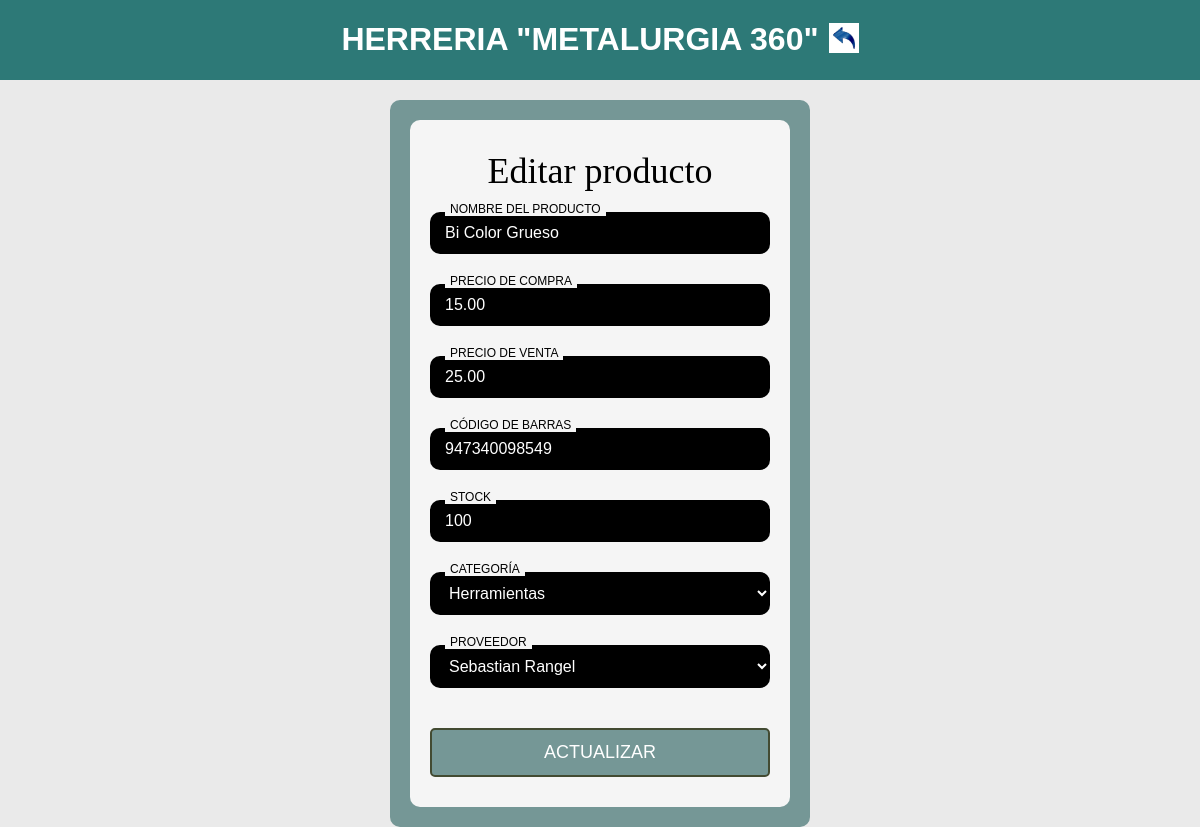
Page /EditarProducto.php?idProducto=5 (signed in) on the committed database.
### tables this page shows
CREATE TABLE `Productos` (
  `idProducto` int NOT NULL,
  `Nombre` varchar(100) NOT NULL,
  `PrecioCompra` decimal(10,2) NOT NULL,
  `PrecioVenta` decimal(10,2) NOT NULL,
  `Stock` int NOT NULL DEFAULT '0',
  `Estado` enum('Activo','Inactivo') NOT NULL DEFAULT 'Activo',
  `idCategoria` int NOT NULL,
  `idProveedor` int NOT NULL,
  `CodigoBarras` bigint DEFAULT NULL
);

CREATE TABLE `Categorias` (
  `idCategoria` int NOT NULL,
  `Nombre` varchar(100) NOT NULL
);

CREATE TABLE `Proveedores` (
  `idProveedor` int NOT NULL,
  `Nombre` varchar(100) NOT NULL
);

### EditarProducto.php (the view, shortened to what this page needs)
<?php
$host = "localhost";
$usuario = "root";
$clave = "";
$bd = "HerreriaUG";
$conexion = new mysqli($host, $usuario, $clave, $bd);
$idEmpleado = $_SESSION['id'];
$conexion->query("SET @id_empleado_sesion := $idEmpleado");
$producto = [];
if (isset($_GET['idProducto']) && is_numeric($_GET['idProducto'])) {
    $idProducto = intval($_GET['idProducto']);
    $consulta = $conexion->prepare("SELECT * FROM Productos WHERE idProducto = ?");
    $consulta->bind_param("i", $idProducto);
    $consulta->execute();
    $resultado = $consulta->get_result();
    if ($resultado->num_rows > 0) {
        $producto = $resultado->fetch_assoc();
    } else {
        echo "Producto no encontrado.";
        exit;
    }
} elseif ($_SERVER["REQUEST_METHOD"] != "POST") {
    echo "ID de producto no válido.";
    exit;
}
?>
<!DOCTYPE html>
<html lang="es">
<head>
    <link rel="stylesheet" href="EditarProducto2.css">
</head>
<body>
    <div class="titulin">
        <h1>HERRERIA "METALURGIA 360"</h1>
                                <a href="Almacen.php">
                            <img src="Imagenes2/regresar.jpg" alt="Botón Atrás" class="boton-atras">
                        </a>
    </div>
<main>
    <section class="centro">
        <div class="log">
            <div class="login">
                <form method="POST" action="EditarProducto.php">
                    <div class="titulo">
                        <h2>Editar producto</h2>
                    </div>
                    <div class="input-group">
                        <input type="text" name="Nombre" value="<?php echo htmlspecialchars($producto['Nombre']); ?>" required placeholder=" ">
                        <label for="Nombre">Nombre del Producto</label>
                    </div>
                    <div class="input-group">
                        <input type="number" step="0.01" name="PrecioCompra" value="<?php echo htmlspecialchars($producto['PrecioCompra']); ?>" min="0" required placeholder=" ">
                        <label for="PrecioCompra">Precio de Compra</label>
                    </div>
                    <div class="input-group">
                        <input type="number" step="0.01" name="PrecioVenta" value="<?php echo htmlspecialchars($producto['PrecioVenta']); ?>" min="0" required placeholder=" ">
                        <label for="PrecioVenta">Precio de Venta</label>
                    </div>
                    <div class="input-group">
                        <input type="number" name="CodigoBarras" value="<?php echo htmlspecialchars($producto['CodigoBarras']); ?>" required placeholder=" ">
                        <label for="CodigoBarras">Código de Barras</label>
                    </div>
                    <div class="input-group">
                        <input type="number" name="Stock" value="<?php echo htmlspecialchars($producto['Stock']); ?>" min="0" required placeholder=" ">
                        <label for="Stock">Stock</label>
                    </div>
                    <div class="input-group">
                        <select class="Opcion" name="idCategoria" required>
                            <?php
                            $consultaCategorias = $conexion->query("SELECT idCategoria, Nombre FROM Categorias");
                            if ($consultaCategorias) {
                                while ($categoria = $consultaCategorias->fetch_assoc()) {
                                    echo "<option value='" . $categoria['idCategoria'] . "' " .
                                        ($producto['idCategoria'] == $categoria['idCategoria'] ? 'selected' : '') . ">" .
                                        htmlspecialchars($categoria['Nombre']) . "</option>";
                                }
                            } else {
                                echo "<option>Error al cargar categorías</option>";
                            }
                            ?>
                        </select>
                        <label for="idCategoria">Categoría</label>
                    </div>
                    <div class="input-group">
                        <select class="Opcion" name="idProveedor" required>
                            <?php
                            $consultaProveedores = $conexion->query("SELECT idProveedor, Nombre FROM Proveedores");
                            if ($consultaProveedores) {
                                while ($proveedor = $consultaProveedores->fetch_assoc()) {
                                    echo "<option value='" . $proveedor['idProveedor'] . "' " .
                                        ($producto['idProveedor'] == $proveedor['idProveedor'] ? 'selected' : '') . ">" .
                                        htmlspecialchars($proveedor['Nombre']) . "</option>";
                                }
                            } else {
                                echo "<option>Error al cargar proveedores</option>";
                            }
                            ?>
                        </select>
                        <label for="idProveedor">Proveedor</label>
                    </div>
                    <button type="submit" class="Acceder" name="ActualizarProducto">Actualizar</button>
                </form>
            </div>
        </div>
    </section>
</main>
</body>
</html>

### EditarProducto2.css (style rules this page uses)
* { margin: 0; padding: 0; box-sizing: border-box; }
html, body { height: 100%; font-family: 'Arial', sans-serif; background-color: #eaeaea; background-size: cover; background-position: center; background-repeat: no-repeat; min-height: 100vh; }
body { display: flex; flex-direction: column; min-height: 100vh; }
.titulin { position: fixed; top: 0; left: 0; width: 100%; height: 80px; background-color: #2d7977; border-bottom: 1px solid #2d7977; color: white; font-weight: bold; font-size: 16px; display: flex; justify-content: center; align-items: center; text-align: center; z-index: 1000; }
main { flex: 1; display: flex; justify-content: center; align-items: flex-start; padding-top: 100px; width: 100%; min-height: calc(100vh - 120px); }
.centro { display: flex; justify-content: center; width: 100%; }
.log { display: flex; justify-content: center; width: 100%; }
.login { background-color: #759796; width: 35%; max-width: 500px; min-height: 500px; border-radius: 10px; padding: 20px; display: flex; justify-content: center; align-items: center; }
form { width: 100%; height: 100%; background-color: whitesmoke; border-radius: 10px; padding: 30px 20px; display: flex; flex-direction: column; justify-content: space-between; align-items: center; }
.titulo { text-align: center; width: 100%; margin-bottom: 20px; }
.titulo h2, h2 { font-family: "Times New Roman", serif; font-size: 36px; font-weight: normal; color: black; margin: 0; }
.input-group { width: 100%; position: relative; margin-bottom: 30px; }
.input-group input, .input-group select, .input-group textarea { width: 100%; padding: 12px 15px; border-radius: 10px; border: none; font-size: 16px; background-color: black; color: white; }
.input-group label { position: absolute; top: -10px; left: 15px; background-color: whitesmoke; color: black; font-size: 12px; padding: 0 5px; text-transform: uppercase; pointer-events: none; }
button.Acceder { width: 100%; padding: 12px; border-radius: 5px; border: 2px solid #434B32; background-color: #759796; color: white; font-size: 18px; text-transform: uppercase; cursor: pointer; transition: background-color 0.3s ease, transform 0.3s ease; margin-top: 10px; }
.boton-atras { width: 30px; height: auto; cursor: pointer; transition: transform 0.3s ease; margin-left: 10px; }
.titulin { position: fixed; top: 0; left: 0; width: 100%; display: flex; align-items: center; justify-content: center; text-align: center; color: white; height: 80px; border-bottom: 1px solid #2d7977; background-color: #2d7977; font-size: 16px; font-weight: bold; z-index: 1000; }

### rows in the picture
productos: Nombre "Bi Color Grueso", PrecioCompra "15.00", PrecioVenta "25.00", CodigoBarras "947340098549", Stock "100", idCategoria "Herramientas", idProveedor "Sebastian Rangel"
